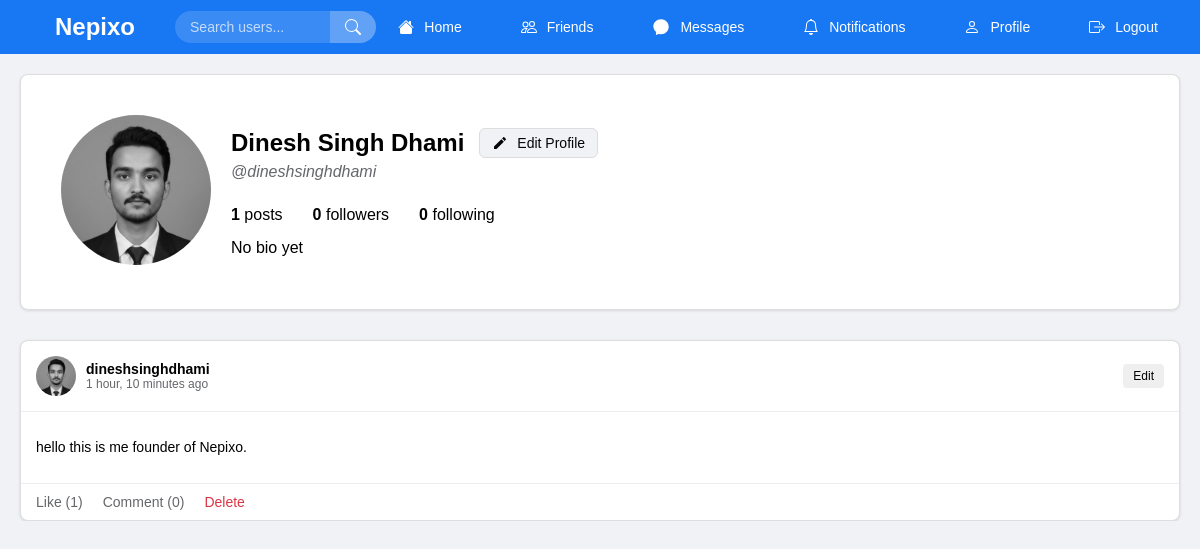
The app's page /profile/dineshsinghdhami/ (signed in) with its own data.
### core/models.py (models this page shows, shortened)
class Profile(models.Model):
    user = models.OneToOneField(User, on_delete=models.CASCADE)
    bio = models.TextField(max_length=500, blank=True)
    profile_pic = models.ImageField(
        upload_to='profile_pics/',
        blank=True,
        null=True,
        validators=[
            FileExtensionValidator(allowed_extensions=['jpg', 'jpeg', 'png', 'gif'])
        ]
    )

class Post(models.Model):
    user = models.ForeignKey(User, on_delete=models.CASCADE)
    content = models.TextField()
    created_at = models.DateTimeField(auto_now_add=True)
    share_count = models.PositiveIntegerField(default=0)
    def like_count(self):
        return Like.objects.filter(post=self).count()
    def is_edited(self):
        return False

### core/views.py (the view)
# urls.py: path('profile/<str:username>/', views.profile_view, name='profile'),
@login_required
def profile_view(request, username):
    user = get_object_or_404(User, username=username)
    posts = Post.objects.filter(user=user).order_by('-created_at')
    for post in posts:
        post.comment_count_value = Comment.objects.filter(post=post).count()
    is_following = Follow.objects.filter(follower=request.user, following=user).exists()
    follower_count = Follow.objects.filter(following=user).count()
    following_count = Follow.objects.filter(follower=user).count()
    return render(request, 'profile.html', {
        'profile_user': user,
        'posts': posts,
        'is_following': is_following,
        'follower_count': follower_count,
        'following_count': following_count
    })

### core/templates/profile.html (shortened to what this page needs)
{% extends 'base.html' %}
{% block content %}
<div class="main-content">
    <div class="card">
        <div class="profile-header">
            <div>
                <img src="{% if profile_user.profile.profile_pic %}{{ profile_user.profile.profile_pic.url }}{% else %}https://via.placeholder.com/150{% endif %}"
                     class="profile-pic-large"
                     alt="{{ profile_user.username }}'s profile picture">
            </div>
            <div class="profile-info">
                <div class="name-edit-container">
                    <h2>
                        {% if profile_user.get_full_name %}{{ profile_user.get_full_name }}{% else %}{{ profile_user.username }}{% endif %}
                    </h2>
                    {% if user == profile_user %}
                        <a href="{% url 'edit_profile' %}" class="edit-profile-btn-small">
                            <svg width="16" height="16" viewBox="0 0 24 24" fill="currentColor" style="margin-right: 4px;">
                                <path d="M3 17.25V21h3.75L17.81 9.94l-3.75-3.75L3 17.25zM20.71 7.04c.39-.39.39-1.02 0-1.41l-2.34-2.34c-.39-.39-1.02-.39-1.41 0l-1.83 1.83 3.75 3.75 1.83-1.83z"></path>
                            </svg>
                            Edit Profile
                        </a>
                    {% endif %}
                </div>
                <p style="color: #65676b; font-style: italic; margin: 0 0 15px 0;">
                    @{{ profile_user.username }}
                </p>
                <div class="profile-stats">
                    <div>
                        <strong>{{ posts.count }}</strong> posts
                    </div>
                    <div class="stat-item" onclick="showFollowers('{{ profile_user.username }}')">
                        <strong>{{ follower_count }}</strong> followers
                    </div>
                    <div class="stat-item" onclick="showFollowing('{{ profile_user.username }}')">
                        <strong>{{ following_count }}</strong> following
                    </div>
                </div>
                <div>
                    <p>{{ profile_user.profile.bio|default:"No bio yet" }}</p>
                </div>
            </div>
        </div>
    </div>
    <div class="posts-grid">
        {% if posts %}
            {% for post in posts %}
            <div class="post-container" id="post-{{ post.id }}">
                <div class="post-header">
                    <img src="{% if post.user.profile.profile_pic %}{{ post.user.profile.profile_pic.url }}{% else %}https://via.placeholder.com/40{% endif %}"
                         class="profile-pic"
                         alt="{{ post.user.username }}'s profile picture">
                    <div class="post-header-info">
                        <strong>{{ post.user.username }}</strong>
                        <div class="post-time">
    {{ post.created_at|timesince }} ago
</div>
                    </div>
                    {% if user == profile_user %}
                    <div class="post-edit-options">
                        <button class="edit-post-btn" onclick="editPost({{ post.id }})">
                            Edit
                        </button>
                    </div>
                    {% endif %}
                </div>
                <div class="post-content" id="postContent-{{ post.id }}">
                    {{ post.content|linebreaks }}
                </div>
                <div class="post-actions">
                    <span class="post-action" onclick="likePost({{ post.id }})">
                        <span id="likeText-{{ post.id }}">Like</span>
                        (<span id="likeCount-{{ post.id }}">{{ post.like_count }}</span>)
                    </span>
                    <span class="post-action" onclick="toggleComment({{ post.id }})">
                        Comment (<span id="commentCount-{{ post.id }}">{{ post.comment_count_value }}</span>)
                    </span>
                    {% if user == profile_user %}
<span class="post-action" onclick="deletePost({{ post.id }})" style="color: #dc3545;">
    Delete
</span>
{% endif %}
                </div>
            </div>
            {% endfor %}
        {% endif %}
    </div>
</div>
{% endblock %}

### core/templates/base.html (shortened to what this page needs)
<!DOCTYPE html>
<html lang="en">
<head>
    {% load static %}
    <link rel="stylesheet" href="https://cdnjs.cloudflare.com/ajax/libs/cropperjs/1.5.13/cropper.min.css">
    <link rel="stylesheet" href="https://cdnjs.cloudflare.com/ajax/libs/font-awesome/6.4.0/css/all.min.css">
</head>
<body>
        <nav class="navbar">
    <div class="nav-content">
        <div class="nav-left">
            <div class="logo">
    <a href="{% url 'home' %}" style="color: inherit; text-decoration: none;">Nepixo</a>
</div>
            {% if user.is_authenticated %}
            <div class="search-container">
                <form method="GET" action="{% url 'search' %}" class="search-form" id="searchForm">
                    <input type="text" name="q" class="search-input"
                           placeholder="Search users..."
                           id="searchInput"
                           autocomplete="off">
                    <button type="submit" class="search-btn" id="searchBtn">
                    </button>
                </form>
            </div>
            {% endif %}
        </div>
        <div class="nav-right">
            {% if user.is_authenticated %}
<a href="{% url 'home' %}" class="nav-link">
    <span>Home</span>
</a>
                <a href="{% url 'friend_suggestions' %}" class="nav-link">
    <span>Friends</span>
</a>
                <a href="{% url 'messages' %}" class="nav-link">
    <span>Messages</span>
</a>
                <a href="{% url 'notifications' %}" class="nav-link">
                    <span>Notifications</span>
                </a>
                <a href="{% url 'profile' user.username %}" class="nav-link">
                    <span>Profile</span>
                </a>
                <a href="{% url 'logout' %}" class="nav-link">
                    <span>Logout</span>
                </a>
{% endif %}
        </div>
    </div>
</nav>
    <div class="container">
        {% block content %}{% endblock %}
    </div>
</body>
</html>

### core/templates/base.html (style rules this page uses)
* { margin: 0; padding: 0; box-sizing: border-box; }
:root { --bg-color: #f0f2f5; --navbar-bg: #1877f2; --text-color: #000; --card-bg: white; --border-color: #ddd; --hover-bg: #f8f9fa; --icon-color: #65676b; }
html, body { overflow-x: hidden; max-width: 100vw; position: relative; }
.navbar { background: var(--navbar-bg); color: white; padding: 10px 15px; position: sticky; top: 0; z-index: 1000; width: 100%; overflow: hidden; transition: background 0.3s; }
.nav-content { display: flex; justify-content: space-between; align-items: center; width: 100%; max-width: 100%; }
.container { max-width: 100%; margin: 20px auto; padding: 0 15px; display: flex; gap: 20px; width: 100%; overflow-x: hidden; }
.main-content, .sidebar, .card, .post { max-width: 100%; overflow-wrap: break-word; word-wrap: break-word; }
body { overflow-x: hidden; position: relative; width: 100%; background-color: var(--bg-color); color: var(--text-color); transition: background-color 0.3s, color 0.3s; }
img, video, iframe { max-width: 100%; height: auto; }
body { font-family: Arial, sans-serif; background: var(--bg-color); }
.navbar { background: var(--navbar-bg); color: white; padding: 15px 20px; display: flex; justify-content: space-between; align-items: center; }
.navbar a { color: white; text-decoration: none; margin: 0 10px; }
.logo { font-size: 26px; font-weight: bold; color: white; position: relative; left: -5px; }
.container { max-width: 1200px; margin: 20px auto; padding: 0 20px; display: flex; gap: 20px; }
.main-content { flex: 2; }
.card { background: var(--card-bg); border-radius: 8px; padding: 20px; margin-bottom: 20px; box-shadow: 0 1px 3px rgba(0,0,0,0.1); border: 1px solid var(--border-color); transition: background 0.3s, border-color 0.3s; }
.post-header { display: flex; align-items: center; margin-bottom: 10px; }
.profile-pic { width: 40px; height: 40px; border-radius: 50%; margin-right: 10px; object-fit: cover; }
.post-actions { display: flex; gap: 15px; margin-top: 10px; }
.post-action { color: var(--icon-color); cursor: pointer; transition: color 0.3s; }
.navbar { background: var(--navbar-bg); color: white; padding: 10px 20px; position: sticky; top: 0; z-index: 1000; }
.nav-content { display: flex; justify-content: space-between; align-items: center; max-width: 1200px; margin: 0 auto; }
.nav-left { display: flex; align-items: center; gap: 30px; flex: 1; }
.nav-right { display: flex; align-items: center; gap: 15px; }
.logo { font-size: 24px; font-weight: bold; color: white; }
.search-container { position: relative; max-width: 400px; flex: 1; }
.search-form { display: flex; align-items: center; background: rgba(255, 255, 255, 0.15); border-radius: 20px; overflow: hidden; transition: all 0.3s; }
.search-input { flex: 1; padding: 8px 15px; background: transparent; border: none; color: white; font-size: 14px; outline: none; width: 100%; }
.search-input::placeholder { color: rgba(255, 255, 255, 0.7); }
.search-btn { background: rgba(255, 255, 255, 0.2); border: none; padding: 8px 15px; cursor: pointer; color: white; display: flex; align-items: center; justify-content: center; transition: all 0.3s; }
.nav-link { display: flex; align-items: center; gap: 5px; text-decoration: none; color: white; padding: 8px 12px; border-radius: 5px; transition: all 0.3s; font-size: 14px; }
.nav-link svg { margin-right: 5px; }
@media (min-width: 769px) { .logo { margin-left: 20px; left: 0; position: relative; } }
@media (min-width: 1200px) { .logo { margin-left: 25px; } }

### records on screen
Post: user.profile_pic (picture), user.username "dineshsinghdhami", created_at "1 hour, 10 minutes", content "hello this is me founder of Nepixo.", like_count "1", comment_count_value "0"

### other values on screen
{{ profile_user.get_full_name }} "Dinesh Singh Dhami"
{{ profile_user.username }} "dineshsinghdhami"
{{ posts.count }} "1"
{{ follower_count }} "0"
{{ following_count }} "0"
{{ profile_user.profile.bio|default:"No bio yet" }} "No bio yet"
